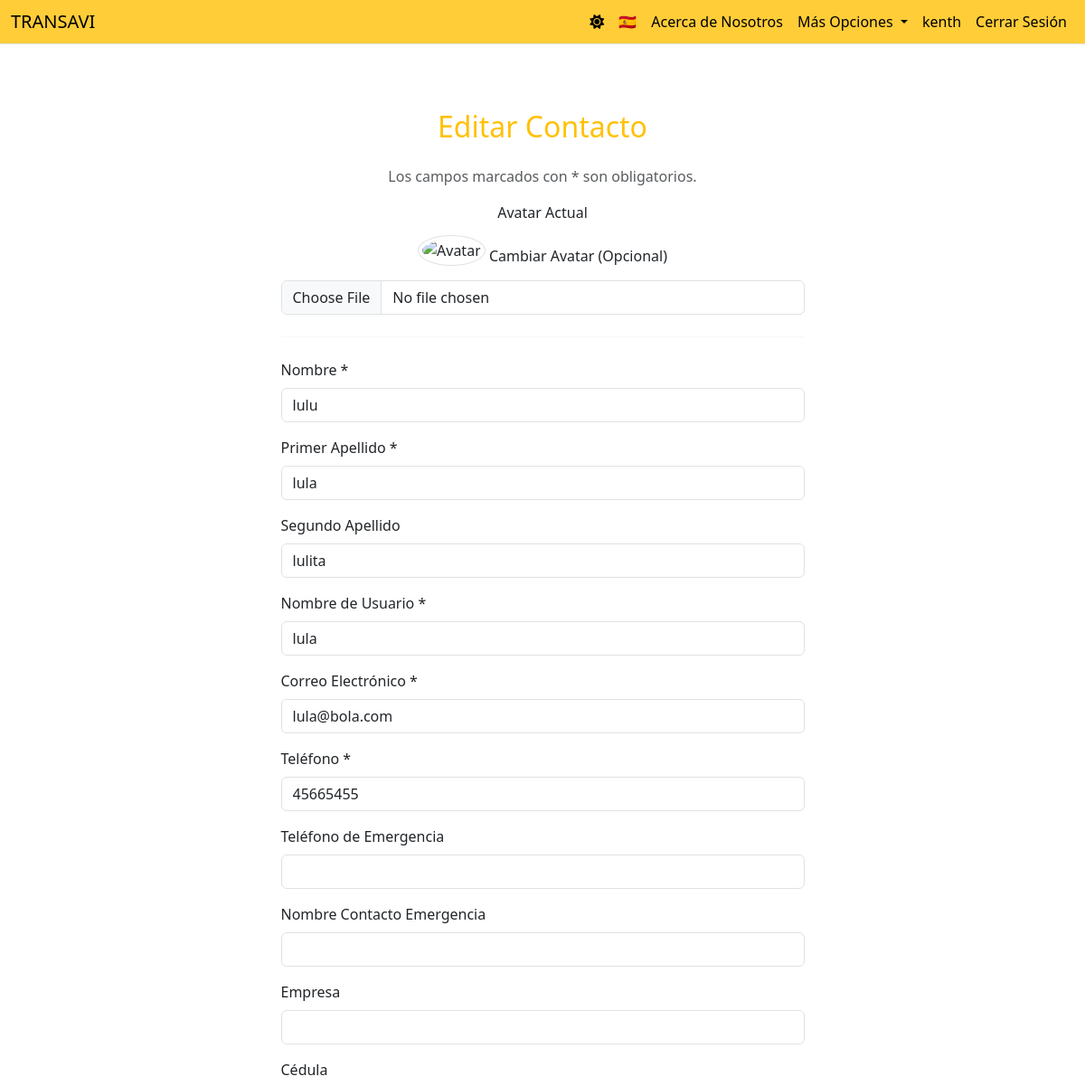
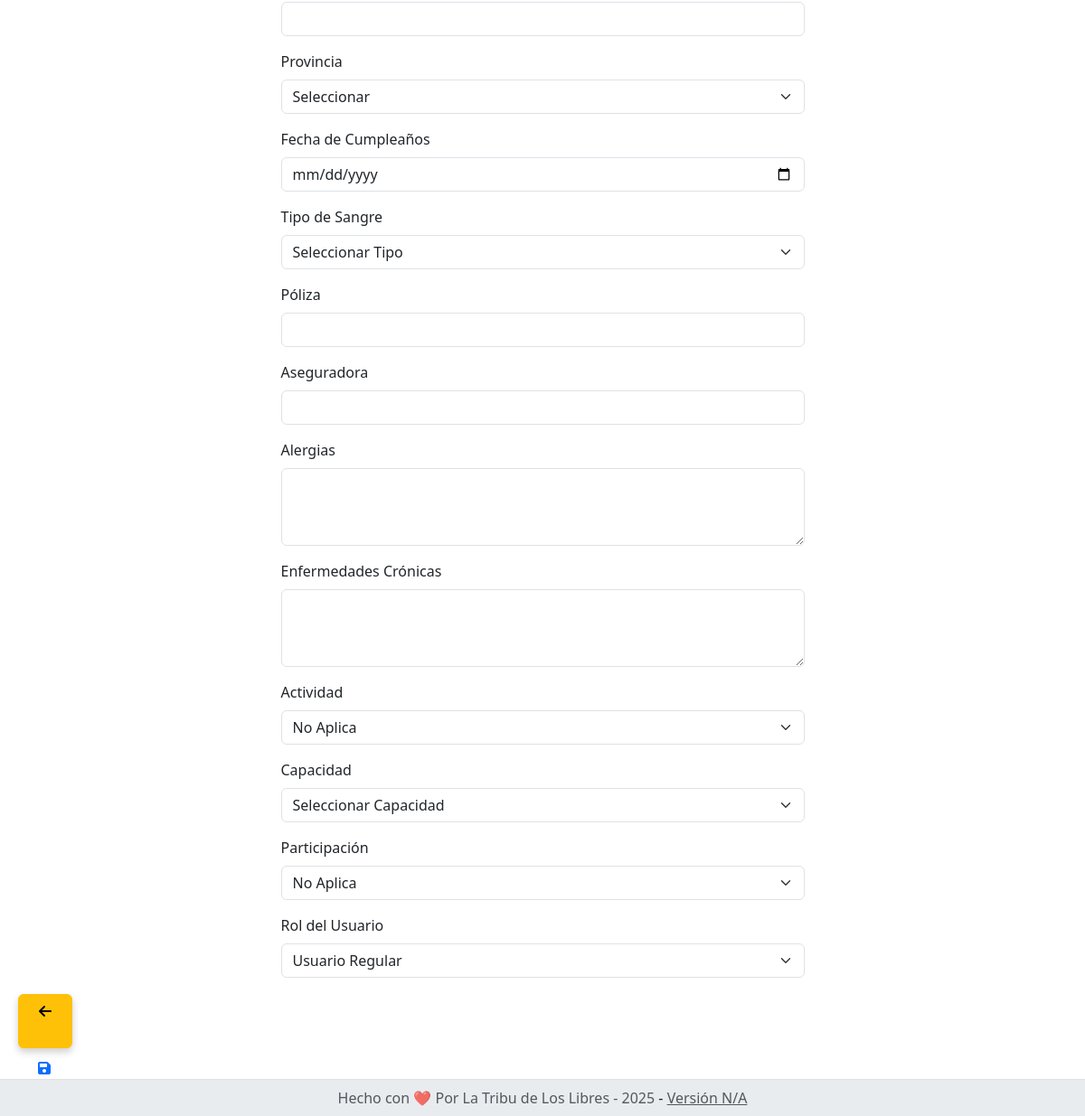
/contactos/editar_contacto/2 (signed in), run on the app's committed database (2 pictures, top to bottom).
### models.py (models this page shows, shortened)
class User(db.Model):
    id = db.Column(db.Integer, primary_key=True)
    username = db.Column(db.String(80), nullable=False)
    email = db.Column(db.String(120), nullable=False)
    password = db.Column(db.String(200), nullable=True)
    nombre = db.Column(db.String(100), nullable=False)
    primer_apellido = db.Column(db.String(100), nullable=False)
    telefono = db.Column(db.String(20), nullable=False)
    avatar_url = db.Column(db.String(200), nullable=True, default='uploads/avatars/default.png')
    segundo_apellido = db.Column(db.String(100), nullable=True)
    telefono_emergencia = db.Column(db.String(20), nullable=True)
    nombre_emergencia = db.Column(db.String(100), nullable=True)
    empresa = db.Column(db.String(100), nullable=True)
    cedula = db.Column(db.String(20), nullable=True)
    direccion = db.Column(db.String(200), nullable=True)
    actividad = db.Column(db.String(100), nullable=True)
    capacidad = db.Column(db.String(50), nullable=True)
    participacion = db.Column(db.String(100), nullable=True)
    fecha_cumpleanos = db.Column(db.Date, nullable=True)
    tipo_sangre = db.Column(db.String(5), nullable=True)
    poliza = db.Column(db.String(100), nullable=True)
    aseguradora = db.Column(db.String(100), nullable=True)
    alergias = db.Column(db.Text, nullable=True)
    enfermedades_cronicas = db.Column(db.Text, nullable=True)
    role = db.Column(db.String(50), nullable=False, default='Usuario Regular')
    last_login_at = db.Column(db.DateTime, nullable=True)
    auto_logout_minutes = db.Column(db.Integer, default=0, nullable=False, server_default='0')
    auto_logout_enabled = db.Column(db.Boolean, default=False, nullable=False, server_default='0')
    theme = db.Column(db.String(10), nullable=False, default='light', server_default='light')
    fecha_registro = db.Column(db.DateTime, default=datetime.utcnow, nullable=False, server_default=sa.func.now())
    fecha_actualizacion = db.Column(db.DateTime, onupdate=datetime.utcnow)
    oauth_logins = db.relationship('OAuthSignIn', backref='user', lazy=True, cascade="all, delete-orphan")
    __table_args__ = (
        UniqueConstraint('username', name='uq_user_username'),
        UniqueConstraint('email', name='uq_user_email'),
    )

### contactos.py (the view, shortened to what this page needs)
@contactos_bp.route('/editar_contacto/<int:user_id>', methods=['GET', 'POST'])
@role_required(['Superuser', 'Administrador', 'Usuario Regular']) # MODIFICACIÓN: Permitir a Usuario Regular acceder
def editar_contacto(user_id):
    user = User.query.get_or_404(user_id)
    logged_in_user_role = session.get('role')
    logged_in_user_id = session.get('user_id')
    if logged_in_user_role == 'Usuario Regular' and str(logged_in_user_id) != str(user_id):
        flash('No tienes permiso para editar el perfil de otro usuario.', 'danger')
        return redirect(url_for('perfil.perfil')) # Redirige a la página de perfil del propio usuario
    actividad_opciones = ["No Aplica", "La Tribu", "Senderista", "Enfermería", "Cocina", "Confección y Diseño", "Restaurante", "Transporte Terrestre", "Transporte Acuatico", "Transporte Aereo", "Migración", "Parque Nacional", "Refugio Silvestre", "Centro de Atracción", "Lugar para Caminata", "Acarreo", "Oficina de trámite", "Primeros Auxilios", "Farmacia", "Taller", "Abogado", "Mensajero", "Tienda", "Polizas", "Aerolínea", "Guía", "Banco", "Otros"]
    capacidad_opciones = ["Seleccionar Capacidad", "Rápido", "Intermedio", "Básico", "Iniciante"]
    participacion_opciones = ["No Aplica", "Solo de La Tribu", "Constante", "Inconstante", "El Camino de Costa Rica", "Parques Nacionales", "Paseo | Recreativo", "Revisar/Eliminar"]
    tipo_sangre_opciones = ["Seleccionar Tipo", "A+", "A-", "B+", "B-", "AB+", "AB-", "O+", "O-"]
    provincia_opciones = ["Cartago", "Limón", "Puntarenas", "San José", "Heredia", "Guanacaste", "Alajuela"]
    role_opciones = ['Usuario Regular', 'Administrador', 'Superuser'];
    avatar_url = None
    if user.avatar_url:
        with current_app.app_context():
            avatar_url = url_for('static', filename=user.avatar_url)
    else:
        with current_app.app_context():
            avatar_url = url_for('static', filename='images/defaults/default_avatar.png')
    return render_template('editar_contacto.html', user=user, avatar_url=avatar_url,
                           actividad_opciones=actividad_opciones,
                           capacidad_opciones=capacidad_opciones,
                           participacion_opciones=participacion_opciones,
                           tipo_sangre_opciones=tipo_sangre_opciones,
                           provincia_opciones=provincia_opciones,
                           logged_in_user_role=logged_in_user_role, # Pasa el rol para mostrar/ocultar el campo
                           role_opciones=role_opciones) # Pasa las opciones aquí también

### templates/editar_contacto.html (shortened to what this page needs)
{% extends 'base.html' %}
{% block content %}
<div class="container mt-5 mb-5">
    <div class="row justify-content-center">
        <div class="col-md-8 col-lg-7">
            <div class="p-4">
                <h2 class="text-center mb-4 text-warning">{{ _('Editar Contacto') }}</h2>
                <form method="POST" action="{{ url_for('contactos.editar_contacto', user_id=user.id) }}" enctype="multipart/form-data" id="editContactForm">
                    <p class="text-muted text-center">{{ _('Los campos marcados con * son obligatorios.') }}</p>
                    <div class="mb-3 text-center">
                        <label for="avatar" class="form-label d-block mb-2">{{ _('Avatar Actual') }}</label>
                        <img src="{{ avatar_url }}" alt="Avatar" class="img-thumbnail rounded-circle mb-3 edit-avatar-preview" id="currentAvatarPreview">
                        <label for="avatar" class="form-label mt-3">{{ _('Cambiar Avatar (Opcional)') }}</label>
                        <input class="form-control" type="file" id="avatar" name="avatar" accept="image/*">
                    </div>
                    <hr class="my-4" style="border-color: var(--bs-border-color);">
                    <div class="mb-3">
                        <label for="nombre" class="form-label">{{ _('Nombre *') }}</label>
                        <input type="text" class="form-control" id="nombre" name="nombre" value="{{ user.nombre }}" required>
                    </div>
                    <div class="mb-3">
                        <label for="primer_apellido" class="form-label">{{ _('Primer Apellido *') }}</label>
                        <input type="text" class="form-control" id="primer_apellido" name="primer_apellido" value="{{ user.primer_apellido }}" required>
                    </div>
                    <div class="mb-3">
                        <label for="segundo_apellido" class="form-label">{{ _('Segundo Apellido') }}</label>
                        <input type="text" class="form-control" id="segundo_apellido" name="segundo_apellido" value="{{ user.segundo_apellido if user.segundo_apellido else '' }}">
                    </div>
                    <div class="mb-3">
                        <label for="username" class="form-label">{{ _('Nombre de Usuario *') }}</label>
                        <input type="text" class="form-control" id="username" name="username" value="{{ user.username }}" required>
                    </div>
                    <div class="mb-3">
                        <label for="email" class="form-label">{{ _('Correo Electrónico *') }}</label>
                        <input type="email" class="form-control" id="email" name="email" value="{{ user.email }}" required>
                    </div>
                    <div class="mb-3">
                        <label for="telefono" class="form-label">{{ _('Teléfono *') }}</label>
                        <input type="tel" class="form-control" id="telefono" name="telefono" value="{{ user.telefono }}" required>
                    </div>
                    <div class="mb-3">
                        <label for="telefono_emergencia" class="form-label">{{ _('Teléfono de Emergencia') }}</label>
                        <input type="tel" class="form-control" id="telefono_emergencia" name="telefono_emergencia" value="{{ user.telefono_emergencia if user.telefono_emergencia else '' }}">
                    </div>
                    <div class="mb-3">
                        <label for="nombre_emergencia" class="form-label">{{ _('Nombre Contacto Emergencia') }}</label>
                        <input type="text" class="form-control" id="nombre_emergencia" name="nombre_emergencia" value="{{ user.nombre_emergencia if user.nombre_emergencia else '' }}">
                    </div>
                    <div class="mb-3">
                        <label for="empresa" class="form-label">{{ _('Empresa') }}</label>
                        <input type="text" class="form-control" id="empresa" name="empresa" value="{{ user.empresa if user.empresa else '' }}">
                    </div>
                    <div class="mb-3">
                        <label for="cedula" class="form-label">{{ _('Cédula') }}</label>
                        <input type="text" class="form-control" id="cedula" name="cedula" value="{{ user.cedula if user.cedula else '' }}">
                    </div>
                    <div class="mb-3">
                        <label for="direccion" class="form-label">{{ _('Provincia') }}</label>
                        <select class="form-select" id="direccion" name="direccion">
                            <option value="">{{ _('Seleccionar') }}</option>
                        </select>
                    </div>
                    <div class="mb-3">
                        <label for="fecha_cumpleanos" class="form-label">{{ _('Fecha de Cumpleaños') }}</label>
                        <input type="date" class="form-control" id="fecha_cumpleanos" name="fecha_cumpleanos" value="{{ user.fecha_cumpleanos.strftime('%Y-%m-%d') if user.fecha_cumpleanos else '' }}">
                    </div>
                    <div class="mb-3">
                        <label for="tipo_sangre" class="form-label">{{ _('Tipo de Sangre') }}</label>
                        <select class="form-select" id="tipo_sangre" name="tipo_sangre">
                            {% for t in tipo_sangre_opciones %}<option value="{{ t }}" {% if t == user.tipo_sangre %}selected{% endif %}>{{ t }}</option>{% endfor %}
                        </select>
                    </div>
                    <div class="mb-3">
                        <label for="poliza" class="form-label">{{ _('Póliza') }}</label>
                        <input type="text" class="form-control" id="poliza" name="poliza" value="{{ user.poliza if user.poliza else '' }}">
                    </div>
                    <div class="mb-3">
                        <label for="aseguradora" class="form-label">{{ _('Aseguradora') }}</label>
                        <input type="text" class="form-control" id="aseguradora" name="aseguradora" value="{{ user.aseguradora if user.aseguradora else '' }}">
                    </div>
                    <div class="mb-3">
                        <label for="alergias" class="form-label">{{ _('Alergias') }}</label>
                        <textarea class="form-control" id="alergias" name="alergias" rows="3">{{ user.alergias if user.alergias else '' }}</textarea>
                    </div>
                    <div class="mb-3">
                        <label for="enfermedades_cronicas" class="form-label">{{ _('Enfermedades Crónicas') }}</label>
                        <textarea class="form-control" id="enfermedades_cronicas" name="enfermedades_cronicas" rows="3">{{ user.enfermedades_cronicas if user.enfermedades_cronicas else '' }}</textarea>
                    </div>
                    {% if logged_in_user_role == 'Superuser' %}
                    <div class="mb-3">
                        <label for="actividad" class="form-label">{{ _('Actividad') }}</label>
                        <select class="form-select" id="actividad" name="actividad">
                            {% for a in actividad_opciones %}<option value="{{ a }}" {% if a == user.actividad %}selected{% endif %}>{{ a }}</option>{% endfor %}
                        </select>
                    </div>
                    <div class="mb-3">
                        <label for="capacidad" class="form-label">{{ _('Capacidad') }}</label>
                        <select class="form-select" id="capacidad" name="capacidad">
                            {% for c in capacidad_opciones %}<option value="{{ c }}" {% if c == user.capacidad %}selected{% endif %}>{{ c }}</option>{% endfor %}
                        </select>
                    </div>
                    <div class="mb-3">
                        <label for="participacion" class="form-label">{{ _('Participación') }}</label>
                        <select class="form-select" id="participacion" name="participacion">
                           {% for p in participacion_opciones %}<option value="{{ p }}" {% if p == user.participacion %}selected{% endif %}>{{ p }}</option>{% endfor %}
                        </select>
                    </div>
                    <div class="mb-3">
                        <label for="role" class="form-label">{{ _('Rol del Usuario') }}</label>
                        <select class="form-select" id="role" name="role">
                            {% for r in role_opciones %}<option value="{{ r }}" {% if r == user.role %}selected{% endif %}>{{ r }}</option>{% endfor %}
                        </select>
                    </div>
                    {% endif %}
                </form>
            </div>
        </div>
    </div>
</div>
<div class="fab-container-save">
    <a href="#" class="fab-button fab-button-save" title="{{ _('Guardar Cambios') }}" onclick="document.getElementById('editContactForm').submit(); return false;">
        <i class="fas fa-save"></i>
    </a>
</div>
{% endblock %}

### data on the page
User: nombre "lulu", primer_apellido "lula", segundo_apellido "lulita", username "lula", email "lula@bola.com", telefono "45665455", tipo_sangre "Seleccionar Tipo", role "Usuario Regular"

### other printed values
{{ session.username }} "kenth"
{{ latest_version_number }} "N/A"
form field direccion "Seleccionar"
form field actividad "No Aplica"
form field capacidad "Seleccionar Capacidad"
form field participacion "No Aplica"
